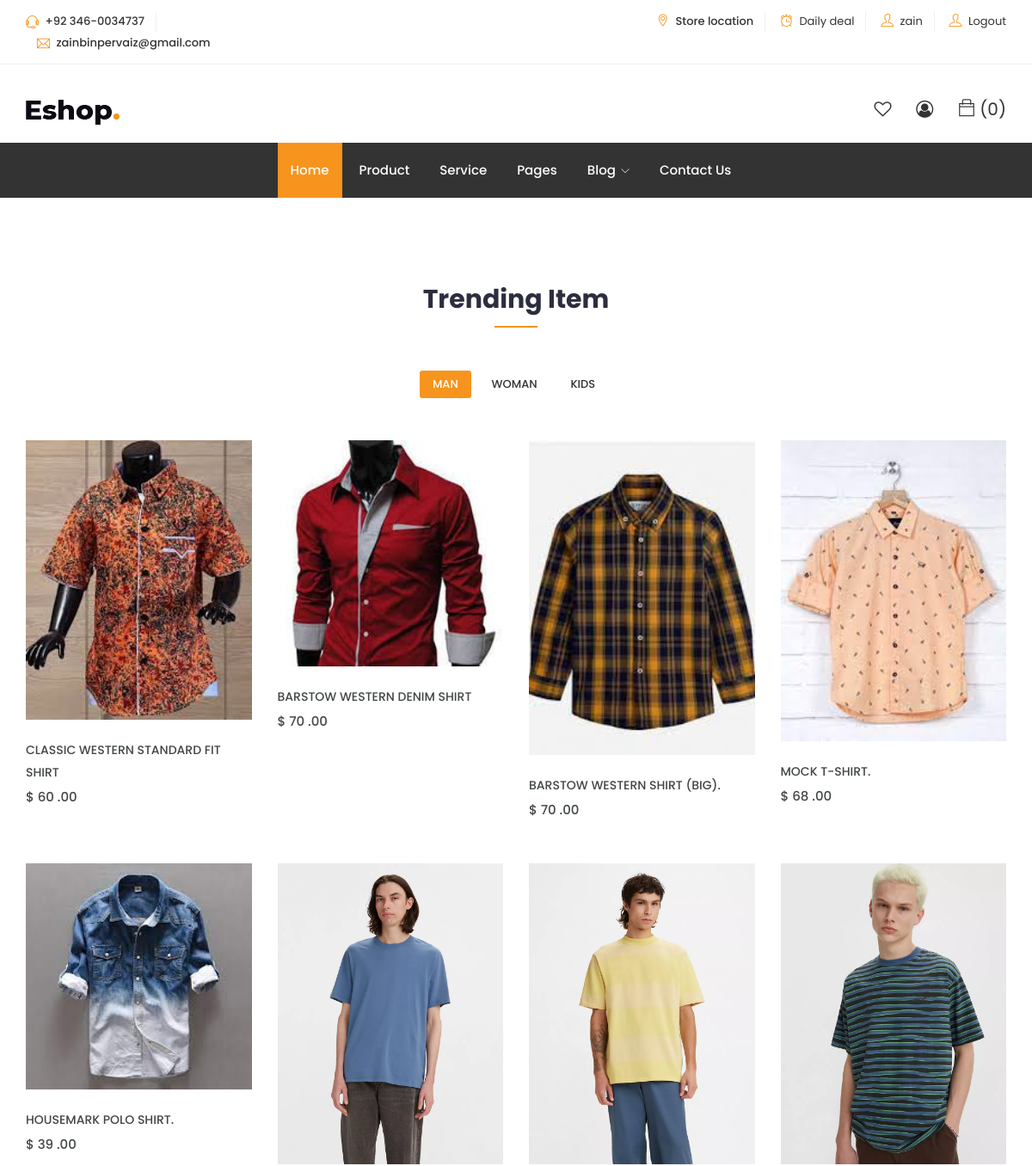
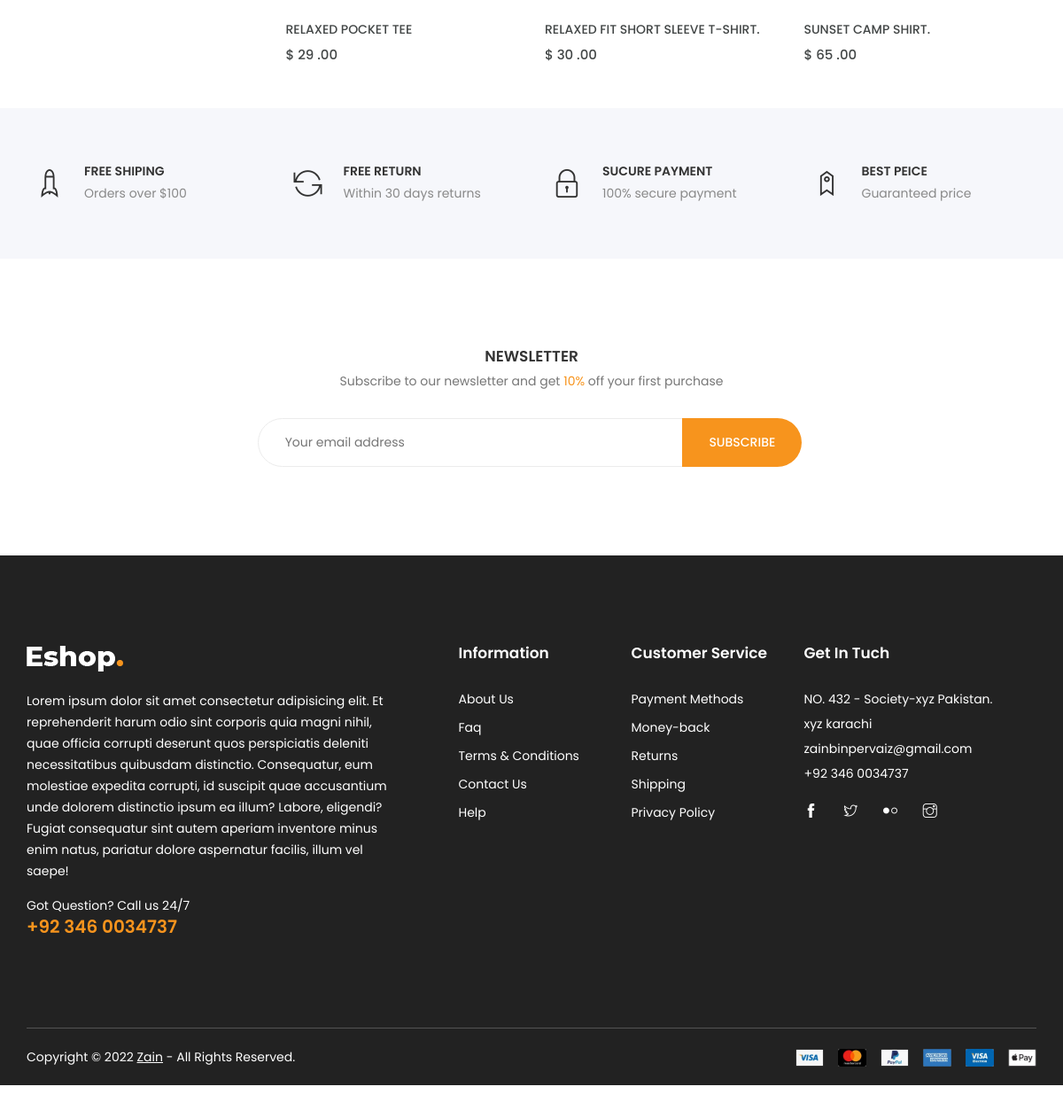
Screenshot of /index.php (signed in) with the database file from the repository (2 pictures, top to bottom).
### tables this page shows
CREATE TABLE `clothing` (
  `pid` int(4) NOT NULL,
  `pname` varchar(100) NOT NULL,
  `pdescription` varchar(500) NOT NULL,
  `pqty` int(5) NOT NULL,
  `pprice` decimal(6,0) NOT NULL,
  `pimage` varchar(50) NOT NULL,
  `pcategory` varchar(30) NOT NULL
);

### index.php (the view, shortened to what this page needs)
<!DOCTYPE html>
<html lang="zxx">
<head>
	<link rel="stylesheet" href="css/bootstrap.css">
    <link rel="stylesheet" href="css/magnific-popup.min.css">
    <link rel="stylesheet" href="css/font-awesome.css">
	<link rel="stylesheet" href="css/jquery.fancybox.min.css">
    <link rel="stylesheet" href="css/themify-icons.css">
    <link rel="stylesheet" href="css/niceselect.css">
    <link rel="stylesheet" href="css/animate.css">
    <link rel="stylesheet" href="css/flex-slider.min.css">
    <link rel="stylesheet" href="css/owl-carousel.css">
    <link rel="stylesheet" href="css/slicknav.min.css">
	<link rel="stylesheet" href="css/reset.css">
	<link rel="stylesheet" href="style.css">
    <link rel="stylesheet" href="css/responsive.css">
</head>
<body class="js">
	<header class="header shop">
		<div class="topbar">
			<div class="container">
				<div class="row">
					<div class="col-lg-4 col-md-12 col-12">
						<div class="top-left">
							<ul class="list-main">
								<li><i class="ti-headphone-alt"></i> +92 346-0034737</li>
								<li><i class="ti-email"></i> zainbinpervaiz@gmail.com</li>
							</ul>
						</div>
					</div>
					<div class="col-lg-8 col-md-12 col-12">
						<div class="right-content">
							<ul class="list-main">
								<li><i class="ti-location-pin"></i> Store location</li>
								<li><i class="ti-alarm-clock"></i> <a href="#">Daily deal</a></li>
								<li><i class="ti-user"></i> <a href="#"><?php echo $_SESSION["name"] ?></a></li>
								<li><i class="ti-user"></i> <a href="5_logout.php">Logout</a></li>
							</ul>
						</div>
					</div>
				</div>
			</div>
		</div>
		<div class="middle-inner">
			<div class="container">
				<div class="row">
					<div class="col-lg-2 col-md-2 col-12">
						<div class="logo">
							<a href="index.php"><img src="images/logo.png" alt="logo"></a>
						</div>
					</div>
					<div class="col-lg-8 col-md-7 col-12">
					</div>
					<div class="col-lg-2 col-md-3 col-12">
						<div class="right-bar">
							<div class="sinlge-bar">
								<a href="#" class="single-icon"><i class="fa fa-heart-o" aria-hidden="true"></i></a>
							</div>
							<div class="sinlge-bar">
								<a href="#" class="single-icon"><i class="fa fa-user-circle-o" aria-hidden="true"></i></a>
							</div>
							<div class="sinlge-bar shopping">
								<a href='mycart.php' class="single-icon"><i class="ti-bag"></i> <span>(<?php echo $_SESSION["count"] ?>)</span></a>
							</div>
						</div>
					</div>
				</div>
			</div>
		</div>
		<div class="header-inner">
			<div class="container">
				<div class="cat-nav-head">
					<div class="row">
						<div class="col-lg-3">
						</div>
						<div class="col-lg-9 col-12">
							<div class="menu-area">
								<nav class="navbar navbar-expand-lg">
									<div class="navbar-collapse">
										<div class="nav-inner">
											<ul class="nav main-menu menu navbar-nav">
													<li class="active"><a href="#">Home</a></li>
													<li><a href="#">Product</a></li>
													<li><a href="#">Service</a></li>
													<li><a href="#">Pages</a></li>
													<li><a href="#">Blog<i class="ti-angle-down"></i></a>
													</li>
													<li><a href="6_contactus.php">Contact Us</a></li>
												</ul>
										</div>
									</div>
								</nav>
							</div>
						</div>
					</div>
				</div>
			</div>
		</div>
	</header>
    <div class="product-area section">
            <div class="container">
				<div class="row">
					<div class="col-12">
						<div class="section-title">
							<h2>Trending Item</h2>
						</div>
					</div>
				</div>
				<div class="row">
					<div class="col-12">
						<div class="product-info">
							<div class="nav-main">
								<ul class="nav nav-tabs" id="myTab" role="tablist">
									<li class="nav-item"><a class="nav-link active" data-toggle="tab" href="#man" role="tab">Man</a></li>
									<li class="nav-item"><a class="nav-link" data-toggle="tab" href="#women" role="tab">Woman</a></li>
									<li class="nav-item"><a class="nav-link" data-toggle="tab" href="#kids" role="tab">Kids</a></li>
								</ul>
							</div>
						<div class="tab-content" id="myTabContent">
								<div class="tab-pane fade show active" id="man" role="tabpanel">
									<div class="tab-single">
										<div class="row">
	<?php
    $servername="localhost";
    $uname="root";
    $password="";
    $dbname="zshop";
    $cn=new mysqli($servername,$uname,$password,$dbname);
    $q="select * from clothing where pcategory='man'";
    $result=$cn->query($q);
    while ($row=$result->fetch_assoc())
    {
    $a=$row["pimage"];
    $b=$row["pname"];
    $c=$row["pprice"];
?>
											<div class="col-xl-3 col-lg-4 col-md-4 col-12">
												<div class="single-product">
													<div class="product-img">
														<a href="product-details.html">
															<img class="default-img" src="<?php echo $a ?>" alt="Zman">
														</a>
														<div class="button-head">
															<div class="product-action">
															</div>
														</div>
													</div>
													<div class="product-content">
														<h3><a href="product-details.html"><?php echo $b ?></a></h3>
														<div class="product-price">
															<span>$ <?php echo $c ?> .00</span>
														</div>
													</div>
												</div>
											</div>
<?php
}
?>
						</div>
					</div>
				</div>
						</div>
					</div>
				</div>
            </div>
    </div>
	<br><br>
	<section class="shop-services section home">
		<div class="container">
			<div class="row">
				<div class="col-lg-3 col-md-6 col-12">
					<div class="single-service">
						<i class="ti-rocket"></i>
						<h4>Free shiping</h4>
						<p>Orders over $100</p>
					</div>
				</div>
				<div class="col-lg-3 col-md-6 col-12">
					<div class="single-service">
						<i class="ti-reload"></i>
						<h4>Free Return</h4>
						<p>Within 30 days returns</p>
					</div>
				</div>
				<div class="col-lg-3 col-md-6 col-12">
					<div class="single-service">
						<i class="ti-lock"></i>
						<h4>Sucure Payment</h4>
						<p>100% secure payment</p>
					</div>
				</div>
				<div class="col-lg-3 col-md-6 col-12">
					<div class="single-service">
						<i class="ti-tag"></i>
						<h4>Best Peice</h4>
						<p>Guaranteed price</p>
					</div>
				</div>
			</div>
		</div>
	</section>
	<section class="shop-newsletter section">
		<div class="container">
			<div class="inner-top">
				<div class="row">
					<div class="col-lg-8 offset-lg-2 col-12">
						<div class="inner">
							<h4>Newsletter</h4>
							<p> Subscribe to our newsletter and get <span>10%</span> off your first purchase</p>
							<form action="#" method="get" target="_blank" class="newsletter-inner">
								<input name="EMAIL" placeholder="Your email address" required="" type="email">
								<button class="btn">Subscribe</button>
							</form>
						</div>
					</div>
				</div>
			</div>
		</div>
	</section>
	<footer class="footer">
		<div class="footer-top section">
			<div class="container">
				<div class="row">
					<div class="col-lg-5 col-md-6 col-12">
						<div class="single-footer about">
							<div class="logo">
								<a href="index.html"><img src="images/logo2.png" alt="#"></a>
							</div>
							<p class="text">Lorem ipsum dolor sit amet consectetur adipisicing elit. Et reprehenderit harum odio sint corporis quia magni nihil, quae officia corrupti deserunt quos perspiciatis deleniti necessitatibus quibusdam distinctio. Consequatur, eum molestiae expedita corrupti, id suscipit quae accusantium unde dolorem distinctio ipsum ea illum? Labore, eligendi? Fugiat consequatur sint autem aperiam inventore minus enim natus, pariatur dolore aspernatur facilis, illum vel saepe!</p>
							<p class="call">Got Question? Call us 24/7<span><a href="index.html">+92 346 0034737</a></span></p>
						</div>
					</div>
					<div class="col-lg-2 col-md-6 col-12">
						<div class="single-footer links">
							<h4>Information</h4>
							<ul>
								<li><a href="#">About Us</a></li>
								<li><a href="#">Faq</a></li>
								<li><a href="#">Terms & Conditions</a></li>
								<li><a href="6_contactus.php">Contact Us</a></li>
								<li><a href="#">Help</a></li>
							</ul>
						</div>
					</div>
					<div class="col-lg-2 col-md-6 col-12">
						<div class="single-footer links">
							<h4>Customer Service</h4>
							<ul>
								<li><a href="#">Payment Methods</a></li>
								<li><a href="#">Money-back</a></li>
								<li><a href="#">Returns</a></li>
								<li><a href="#">Shipping</a></li>
								<li><a href="#">Privacy Policy</a></li>
							</ul>
						</div>
					</div>
					<div class="col-lg-3 col-md-6 col-12">
						<div class="single-footer social">
							<h4>Get In Tuch</h4>
							<div class="contact">
								<ul>
									<li>NO. 432 - Society-xyz  Pakistan.</li>
									<li>xyz karachi</li>
									<li>zainbinpervaiz@gmail.com</li>
									<li>+92 346 0034737</li>
								</ul>
							</div>
							<ul>
								<li><a href="#"><i class="ti-facebook"></i></a></li>
								<li><a href="#"><i class="ti-twitter"></i></a></li>
								<li><a href="#"><i class="ti-flickr"></i></a></li>
								<li><a href="#"><i class="ti-instagram"></i></a></li>
							</ul>
						</div>
					</div>
				</div>
			</div>
		</div>
		<div class="copyright">
			<div class="container">
				<div class="inner">
					<div class="row">
						<div class="col-lg-6 col-12">
							<div class="left">
								<p>Copyright © 2022 <a href="index.php" target="_blank">Zain</a>  -  All Rights Reserved.</p>
							</div>
						</div>
						<div class="col-lg-6 col-12">
							<div class="right">
								<img src="images/payments.png" alt="#">
							</div>
						</div>
					</div>
				</div>
			</div>
		</div>
	</footer>
</body>
</html>

### rows the page displays
clothing: pimage (picture), pname "CLASSIC WESTERN STANDARD FIT SHIRT", pprice "60"
clothing: pimage (picture), pname "BARSTOW WESTERN DENIM SHIRT", pprice "70"
clothing: pimage (picture), pname "BARSTOW WESTERN SHIRT (BIG).", pprice "70"
clothing: pimage (picture), pname "MOCK T-SHIRT.", pprice "68"
clothing: pimage (picture), pname "HOUSEMARK POLO SHIRT.", pprice "39"
clothing: pimage (picture), pname "RELAXED POCKET TEE", pprice "29"
clothing: pimage (picture), pname "RELAXED FIT SHORT SLEEVE T-SHIRT.", pprice "30"
clothing: pimage (picture), pname "SUNSET CAMP SHIRT.", pprice "65"

### other values shown
$_SESSION["name"] "zain"
$_SESSION["count"] "0"
